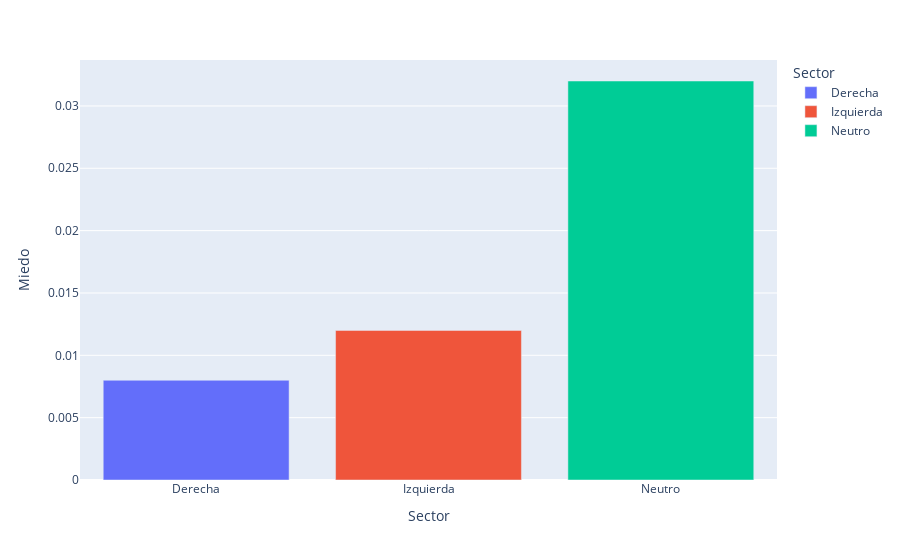

The notebook cell this image was saved under:
### Code cell
fig = px.bar(counts_normalized , x='Sector', y='Miedo', color='Sector')
fig.show()

### Figure 1 — Plotly figure (JSON) as saved in the notebook; plotly's stock layout.template omitted (floating-point values rounded to 4 significant figures)
{"data": [{"alignmentgroup": "True", "hovertemplate": "Sector=%{x}<br>Miedo=%{y}<extra></extra>", "legendgroup": "Derecha", "marker": {"color": "#636efa", "pattern": {"shape": ""}}, "name": "Derecha", "offsetgroup": "Derecha", "orientation": "v", "showlegend": true, "textposition": "auto", "type": "bar", "x": ["Derecha"], "xaxis": "x", "y": [0.008], "yaxis": "y"}, {"alignmentgroup": "True", "hovertemplate": "Sector=%{x}<br>Miedo=%{y}<extra></extra>", "legendgroup": "Izquierda", "marker": {"color": "#EF553B", "pattern": {"shape": ""}}, "name": "Izquierda", "offsetgroup": "Izquierda", "orientation": "v", "showlegend": true, "textposition": "auto", "type": "bar", "x": ["Izquierda"], "xaxis": "x", "y": [0.012], "yaxis": "y"}, {"alignmentgroup": "True", "hovertemplate": "Sector=%{x}<br>Miedo=%{y}<extra></extra>", "legendgroup": "Neutro", "marker": {"color": "#00cc96", "pattern": {"shape": ""}}, "name": "Neutro", "offsetgroup": "Neutro", "orientation": "v", "showlegend": true, "textposition": "auto", "type": "bar", "x": ["Neutro"], "xaxis": "x", "y": [0.032], "yaxis": "y"}], "layout": {"autosize": true, "barmode": "relative", "legend": {"title": {"text": "Sector"}, "tracegroupgap": 0}, "margin": {"t": 60}, "xaxis": {"anchor": "y", "autorange": true, "categoryarray": ["Derecha", "Izquierda", "Neutro"], "categoryorder": "array", "domain": [0, 1], "range": [-0.5, 2.5], "title": {"text": "Sector"}, "type": "category"}, "yaxis": {"anchor": "x", "autorange": true, "domain": [0, 1], "range": [0, 0.03368], "title": {"text": "Miedo"}, "type": "linear"}}}
